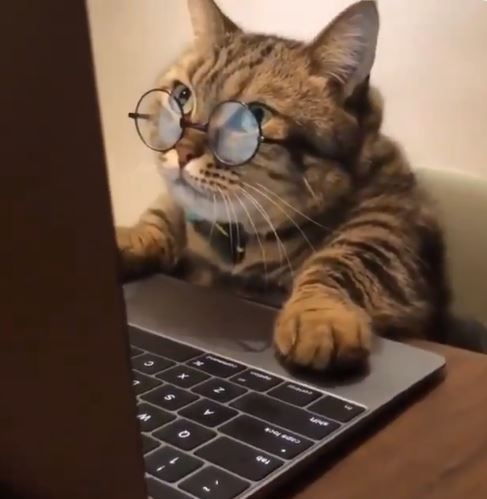
#> input picture Proyecto OpenCv/Imagenes/GatoColor.jpg, 487 x 499 px, found by its file name
$ python ProyectoOpenCv.py
#> lines starting #> are read from the running program, lines starting #| are printed output that depends on the picture
### Proyecto OpenCv/Gato/ImageStorage.py
import cv2
import re

class ImageStorage:

    @staticmethod
    def read_image(path_img):
        """Leer una imagen desde el disco y devolver in objeto imagen"""
#> called with path_img = 'imagenes/GatoColor.jpg'
        if isinstance(path_img, str):
            try:
                img = cv2.imread(path_img)
#> img is the input picture: shape (499, 487, 3); mean B, G, R 65.7, 81, 104.1
                return img
            except:
                print("formato no valido")


    @staticmethod
    def save_img(img, name_img):
        # write image on disk
        # escribir validador de string, regex, validar que un string termine en jpg
        name_img = name_img + ".jpg"
        if re.search('jpg$',name_img):
            print("El archivo es de formato jpg")
        else:
            print("El archivo no tiene extension jpg")
        cv2.imwrite(name_img, img)

### Proyecto OpenCv/ProyectoOpenCv.py
import cv2
from Gato.ImageStorage import ImageStorage
import re
class Converter:

	def img_to_gray_scale(img):
	    """Recibe un objeto imagen y devuleve la imagen en blanco y negro"""
	    gray_img = cv2.cvtColor(img, cv2.COLOR_BGR2GRAY)
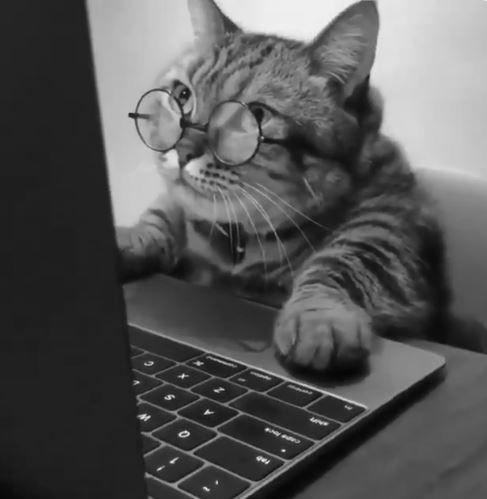
#> gray_img: shape (499, 487); min 4, max 241, mean 86.1
#> in save_img, `name_img = name_img + ".jpg"`: name_img = 'programando_hola_mundo.jpg'
	    return gray_img

	if __name__ == '__main__':
	    img = ImageStorage.read_image("imagenes/GatoColor.jpg")
	    img_gray = img_to_gray_scale(img)
	    ImageStorage.save_img(img=img_gray, name_img="programando_hola_mundo")
	    print("La imagen ha sido convertida a escala de grises")

c = Converter()
